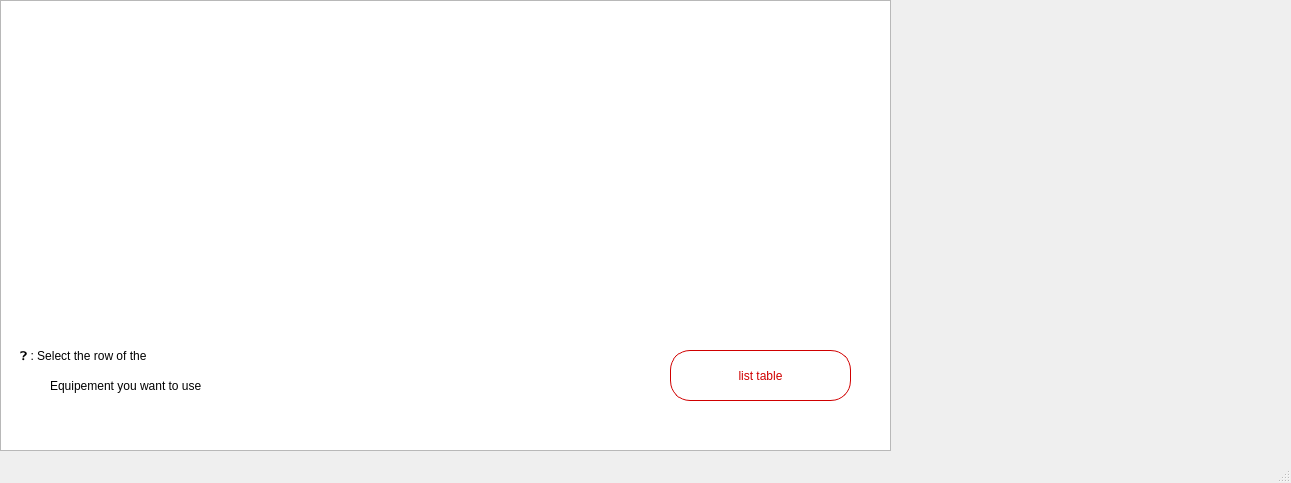
<?xml version="1.0" encoding="UTF-8"?>
<ui version="4.0">
 <class>useequipmentwindow</class>
 <widget class="QMainWindow" name="useequipmentwindow">
  <property name="geometry">
   <rect>
    <x>0</x>
    <y>0</y>
    <width>1291</width>
    <height>483</height>
   </rect>
  </property>
  <property name="windowTitle">
   <string>MainWindow</string>
  </property>
  <widget class="QWidget" name="centralwidget">
   <widget class="QTableView" name="tableView">
    <property name="geometry">
     <rect>
      <x>0</x>
      <y>0</y>
      <width>891</width>
      <height>451</height>
     </rect>
    </property>
    <property name="styleSheet">
     <string notr="true">QTableView::item {
    /* Set default background color for all cells */
    background-color: white;
}

QTableView::item:enabled {
    /* Set background color for enabled cells */
    color: black;
}

QTableView::item:selected {
    /* Set background color for selected cells */
    background-color: lightblue;
}

QTableView::item[row=&quot;AVAILABLE&quot;] {
    /* Set background color for cells in column 4 where the text is &quot;AVAILABLE&quot; */
    background-color: lightgray;
}</string>
    </property>
   </widget>
   <widget class="QPushButton" name="list">
    <property name="geometry">
     <rect>
      <x>670</x>
      <y>350</y>
      <width>181</width>
      <height>51</height>
     </rect>
    </property>
    <property name="styleSheet">
     <string notr="true">QPushButton{color:#D00000;
border-radius:20px;
border: 1px solid #D00000;
font: 75 12pt &quot;8514oem&quot;;
}
QPushButton:hover {
    background: #D00000;
	color:white;
	
	
}
</string>
    </property>
    <property name="text">
     <string>list table</string>
    </property>
   </widget>
   <widget class="QLabel" name="label">
    <property name="geometry">
     <rect>
      <x>20</x>
      <y>310</y>
      <width>471</width>
      <height>91</height>
     </rect>
    </property>
    <property name="styleSheet">
     <string notr="true">font: 75 12pt &quot;8514oem&quot;;
</string>
    </property>
    <property name="text">
     <string>❓ : Select the row of the </string>
    </property>
   </widget>
   <widget class="QLabel" name="label_2">
    <property name="geometry">
     <rect>
      <x>50</x>
      <y>350</y>
      <width>341</width>
      <height>71</height>
     </rect>
    </property>
    <property name="styleSheet">
     <string notr="true">font: 75 12pt &quot;8514oem&quot;;
</string>
    </property>
    <property name="text">
     <string>Equipement you want to use </string>
    </property>
   </widget>
  </widget>
  <widget class="QMenuBar" name="menubar">
   <property name="geometry">
    <rect>
     <x>0</x>
     <y>0</y>
     <width>1291</width>
     <height>26</height>
    </rect>
   </property>
  </widget>
  <widget class="QStatusBar" name="statusbar"/>
 </widget>
 <resources/>
 <connections/>
</ui>
